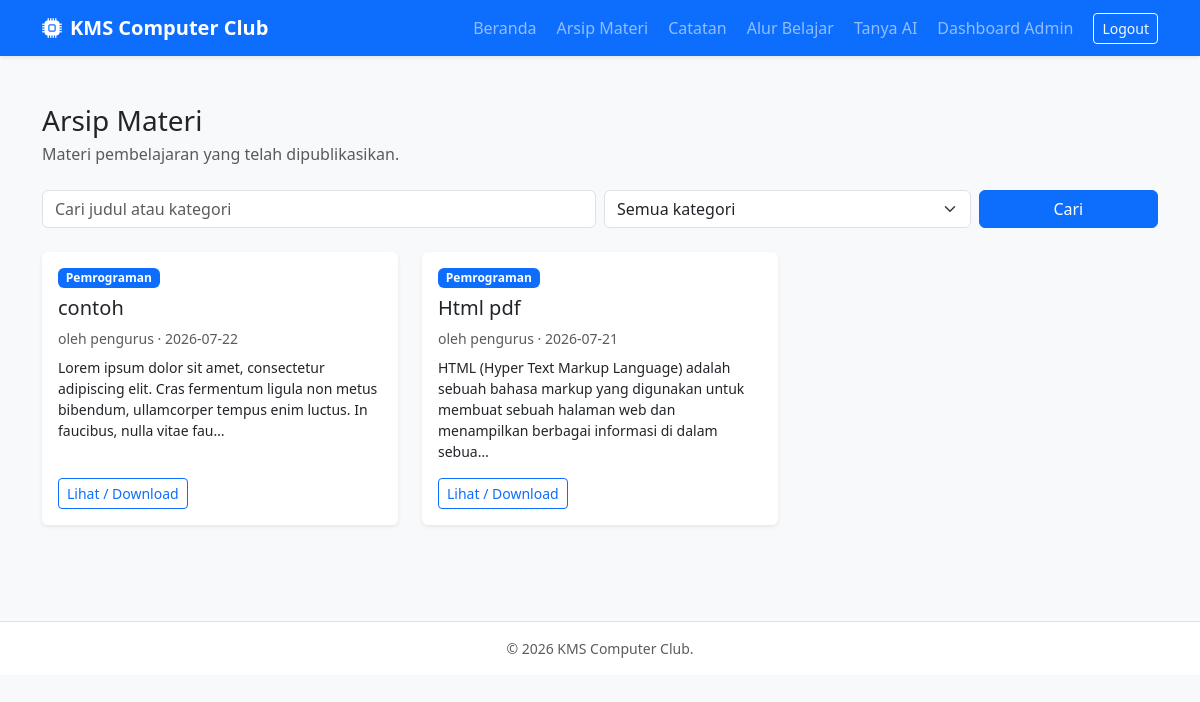
Screenshot of /portal/arsip_materi.php (signed in) with the database file from the repository.
### tables this page shows
CREATE TABLE `arsip_materi` (
  `id_arsip` int(11) NOT NULL,
  `id_user` int(11) NOT NULL,
  `id_approver` int(11) DEFAULT NULL,
  `judul_dokumen` varchar(255) NOT NULL,
  `deskripsi` text DEFAULT NULL,
  `kategori` varchar(100) DEFAULT NULL,
  `file_path` varchar(255) DEFAULT NULL,
  `file_media` varchar(255) DEFAULT NULL,
  `link_tautan` varchar(255) DEFAULT NULL,
  `tags` varchar(255) DEFAULT NULL,
  `status` enum('Pending','Published','Rejected') DEFAULT 'Pending',
  `alasan_reject` text DEFAULT NULL,
  `tgl_unggah` date NOT NULL
);

CREATE TABLE `pengguna` (
  `id_user` int(11) NOT NULL,
  `nama_lengkap` varchar(150) NOT NULL,
  `kelas` varchar(50) NOT NULL,
  `username` varchar(100) NOT NULL,
  `password` varchar(255) NOT NULL,
  `kartu_pelajar` varchar(255) DEFAULT NULL,
  `status_akun` enum('Pending','Aktif','Ditolak') DEFAULT 'Pending',
  `alasan_masuk` text DEFAULT NULL,
  `role` enum('Super Admin','Admin','Anggota') NOT NULL DEFAULT 'Anggota'
);

### portal/arsip_materi.php (the view, shortened to what this page needs)
<?php
require_once '../config/koneksi.php';
$q = trim($_GET['q'] ?? '');
$page = max(1, (int)($_GET['page'] ?? 1));
$perPage = 10;
$where = " WHERE am.status = 'Published'";
$params = [];
$counter = $conn->prepare("SELECT COUNT(*) FROM ARSIP_MATERI am $where");
$counter->execute($params);
$total = (int)$counter->fetchColumn();
$pages = max(1, (int)ceil($total / $perPage));
$page = min($page, $pages);
$stmt = $conn->prepare(
    "SELECT am.*, p.nama_lengkap
     FROM ARSIP_MATERI am
     JOIN PENGGUNA p ON p.id_user = am.id_user
     $where
     ORDER BY am.tgl_unggah DESC, am.id_arsip DESC
     LIMIT $perPage OFFSET " . (($page - 1) * $perPage)
);
$stmt->execute($params);
$items = $stmt->fetchAll();
?>
<main class="container py-5">
    <div class="mb-4">
        <h1 class="h3 mb-1">Arsip Materi</h1>
        <p class="text-muted mb-0">Materi pembelajaran yang telah dipublikasikan.</p>
    </div>
    <form class="row g-2 mb-4" method="get">
        <div class="col-md-6">
            <input class="form-control" name="q" value="<?= htmlspecialchars($q) ?>" placeholder="Cari judul atau kategori">
        </div>
        <div class="col-md-4">
            <select class="form-select" name="kategori">
                <option value="">Semua kategori</option>
            </select>
        </div>
        <div class="col-md-2">
            <button class="btn btn-primary w-100">Cari</button>
        </div>
    </form>
    <div class="row g-4">
        <?php foreach ($items as $m): ?>
            <div class="col-md-6 col-lg-4">
                <article class="card border-0 shadow-sm h-100">
                    <div class="card-body d-flex flex-column">
                        <span class="badge text-bg-primary align-self-start mb-2">
                            <?= htmlspecialchars($m['kategori'] ?: 'Umum') ?>
                        </span>
                        <h2 class="h5"><?= htmlspecialchars($m['judul_dokumen']) ?></h2>
                        <p class="text-muted small mb-2">
                            oleh <?= htmlspecialchars($m['nama_lengkap']) ?> · <?= htmlspecialchars($m['tgl_unggah']) ?>
                        </p>
                        <p class="small flex-grow-1">
                            <?= htmlspecialchars(mb_strimwidth(strip_tags($m['deskripsi'] ?? ''), 0, 160, '…')) ?>
                        </p>
                        <?php if (!empty($m['file_path'])): ?>
                            <a class="btn btn-outline-primary btn-sm align-self-start"
                               href="../<?= htmlspecialchars(ltrim($m['file_path'], '/')) ?>"
                               target="_blank" rel="noopener">
                                Lihat / Download
                            </a>
                        <?php endif; ?>
                    </div>
                </article>
            </div>
        <?php endforeach; ?>
    </div>
</main>

### rows the page displays
arsip_materi: kategori "Pemrograman", judul_dokumen "contoh", id_user.nama_lengkap "pengurus", tgl_unggah "2026-07-22", deskripsi "Lorem ipsum dolor sit amet, consectetur adipiscing elit. Cras fermentum ligula non metus bibendum, ullamcorper tempus enim luctus. In faucibus, nulla vitae fau…"
arsip_materi: kategori "Pemrograman", judul_dokumen "Html pdf", id_user.nama_lengkap "pengurus", tgl_unggah "2026-07-21", deskripsi "HTML (Hyper Text Markup Language) adalah sebuah bahasa markup yang digunakan untuk membuat sebuah halaman web dan menampilkan berbagai informasi di dalam sebua…"
